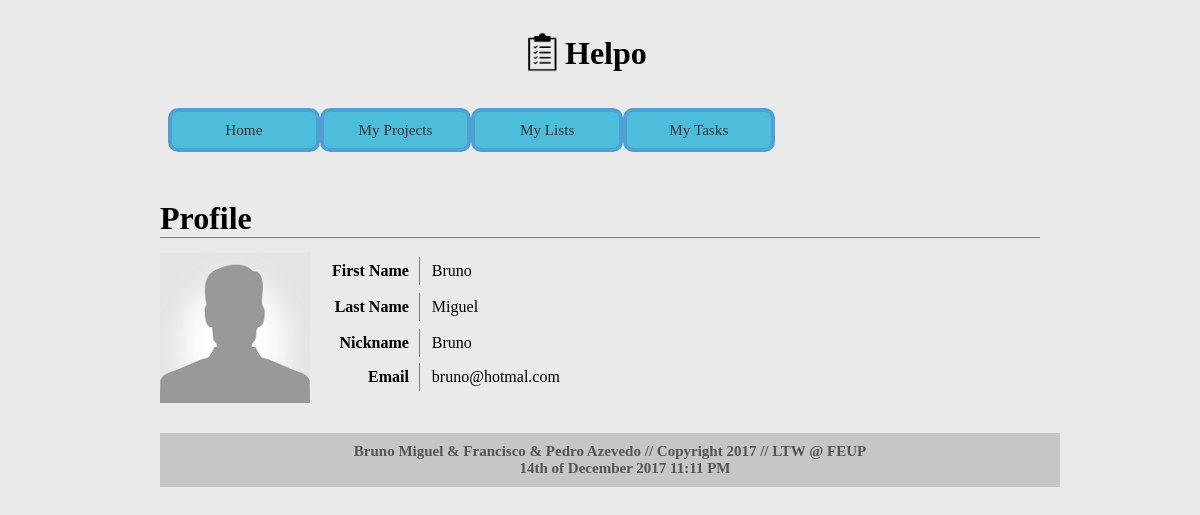
Page /profile_page.php?id=3 on the earlier database version.
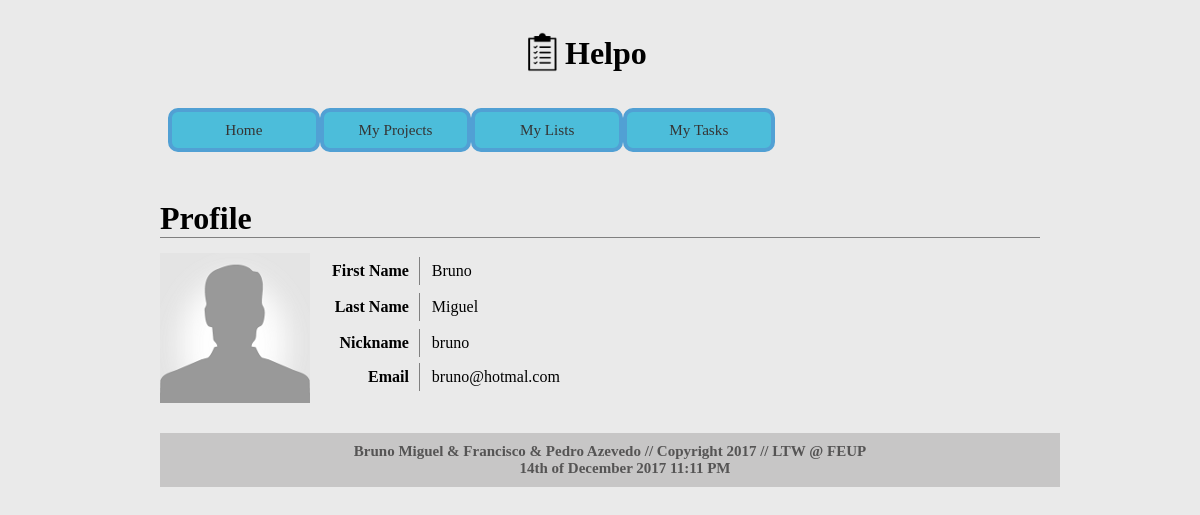
Same page on the later database version.
### tables this page shows
CREATE TABLE users (
	USER_ID  	INTEGER PRIMARY KEY AUTOINCREMENT,
	ROLE 		INTEGER,
	USERNAME 	VARCHAR(30) NOT NULL,
	PASSWORD 	VARCHAR(30) NOT NULL,
	EMAIL 		TEXT NOT NULL,
	FIRST_NAME	VARCHAR(30) NOT NULL,
	LAST_NAME 	VARCHAR(70) NOT NULL,
	BDAY		INTEGER NOT NULL,
	BMONTH		TEXT NOT NULL,
	BYEAR		INTEGER NOT NULL,
	IMG_NAME	TEXT
);

### database/db.php (called while the page is built, shortened)
<?php
    class Database {
        private $database;
        public function __construct($sqlite_file_path) {
            try {
                $this->base_path = $_SERVER['SERVER_NAME'] . $_SERVER['PHP_SELF'];
                $this->database = new PDO('sqlite:' . $sqlite_file_path);
                $this->database->setAttribute(PDO::ATTR_ERRMODE, PDO::ERRMODE_EXCEPTION);
            }
            catch (PDOException $e) {
                echo 'Connection to database failed: ' . $e->getMessage();
            }
        }
        public function get_user_from_id($user_id) {
            $statement = $this->database->prepare('SELECT * FROM users WHERE USER_ID = ?');
            $statement->execute(array($user_id));
            return $statement->fetch();
        }
    }
?>

### templates/html_profile.php (the view, shortened to what this page needs)
<div id="profile">
  <h1 id="profileheader">Profile</h1>
  <div id="profilecontent"><?
    if (isset($user['IMG_NAME'])) {
      echo '<img id="profileimage" src="' . $user['IMG_NAME'] . '"/>';
    } else {
      echo '<img id="profileimage" src="./images/default-avatar.png"/>';
    }
  ?><table class="ptable">
      <tr>
        <td>First Name</td>
        <td id="firstname"><?echo $user['FIRST_NAME']?> </td>
      <tr>
	  <tr>
        <td>Last Name</td>
		<td id="lastname"><?echo $user['LAST_NAME']?> </td>
      <tr>
      <tr>
        <td>Nickname</td>
        <td id="nickname"><?echo $user['USERNAME']?></td>
      </tr>
      <tr>
        <td>Email</td>
        <td id="email"><?echo $user['EMAIL']?></td>
      </tr>
    </table>
  </div>
</div>

### profile_page.php (shortened to what this page needs)
<?php
require_once('./database/db.php');
$db = new Database('./database/helpo.db');
$user = $db->get_user_from_id($_GET['id']);
if (!empty($user)) {
  require_once('./templates/html_header.php');
  require_once('./templates/html_profile.php');
  require_once('./templates/html_footer.php');
} else {
}

### templates/html_header.php (shortened to what this page needs)
<?php
   require_once('database/db.php');
?>
<!DOCTYPE html>
  <html>
    <head>
      <link rel="stylesheet" href="css/profile_header.css">
    </head>
    <body>
        <header>
            <div id="logo">
                <a href="home.php"> <img src="images/todolist.png" alt="Logo" /> </a>
            </div>
            <h1><a href="home.php">Helpo</a></h1>
        </header>
        <section id="menu">
          <div id="options">
            <?
              echo '<a href="home.php?id=' . $_SESSION['userid'] .'"><div class="text">Home</div></a>';
              echo '<a href="projects.php?id=' . $_SESSION['userid'] .'"><div class="text">My Projects</div></a>';
              echo '<a href="todolists.php?id=' . $_SESSION['userid'] .'"><div class="text">My Lists</div></a>';
              echo '<a href="mytasks.php?id=' . $_SESSION['userid'] .'"><div class="text">My Tasks</div></a>';
            ?>
          </div>
          <div id="theUser">
          </div>
        </section>

### templates/html_footer.php (shortened to what this page needs)
    <div id="footer">
      Bruno Miguel & Francisco & Pedro Azevedo // Copyright 2017 // LTW @ FEUP
      <?echo '<div class="text dateheader">' . date('jS \of F Y h:i A') . '</div>'; ?>
    </div>
  </body>
</html>

### css/profile_header.css (style rules this page uses)
* { margin: 0px; font-family: Trebuchet MS; }
body { margin: 2em 10em 3em 10em; background-color: #eaeaea; position: relative; }
body > header { margin-left: auto; margin-right: auto; width: 10em; margin-bottom: 2em; }
body > header img { width: 45px; height: 40px; }
body > header a { color: black; text-decoration: none; }
body > header { display: flex; }
body > header > h1 { flex: 0.15; margin: 0em; padding-top: 0.1em; }
div.dateheader { margin-left: 30px; }
.ptable { float: left; padding-left: 10px; }
.ptable td { padding: 5px 10px; }
.ptable td:first-child { display: block; margin: 2px 0px; text-align: right; font-weight: bold; border-right: 1px gray solid; }
#profilecontent { padding-top: 15px; border-top: 1px gray solid; }
#profileimage { float: left; width: 150px; }
div#footer { width: 900px; float: left; background-color: #c7c6c6; color: #555454; margin-top: 30px; text-align: center; padding: 10px 0px; font-weight: bold; font-size: 15px; }
#menu { margin-top: 1em; padding-left: 0.5em; padding-bottom: 1em; margin-left: 0em; margin-bottom: 2em; display: grid; grid-template-rows: [top] auto [bottom]; grid-template-columns: [left] 8fr [frstmiddle] 1.5fr [sndmiddle] 2fr [right]; }
#menu div#theUser { grid-area: top / sndmiddle / bottom / right; }
#menu > div#options { grid-area: top / left / bottom / frstmiddle; display: flex; }
#menu > div#options > a { font-family: 'Gill Sans', 'Gill Sans MT', Calibri, 'Trebuchet MS', sans-serif; color: #353434; background-color: #4cbdda; text-decoration: none; margin-bottom: 0em; flex: 2; padding: 0.6em; font-size: 0.95em; text-align: center; border-style: solid; border-width: 4px; border-radius: 10px; border-color: #51a0d4; flex: 2; display: block; transition: background-color 1s, transform 1s; }

Differences in the rows shown:
changed users "Bruno": USERNAME "Bruno" → "bruno"
